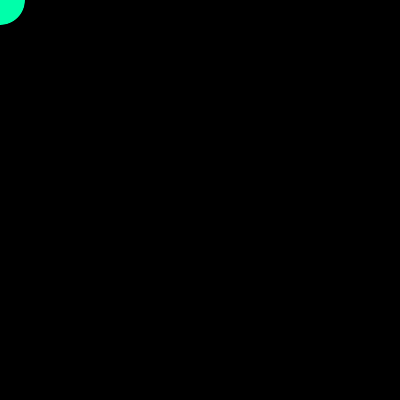
Frame 1 (no input)
Frame 60 (the mouse pressed at the canvas centre just before this capture): identical to frame 1, image omitted
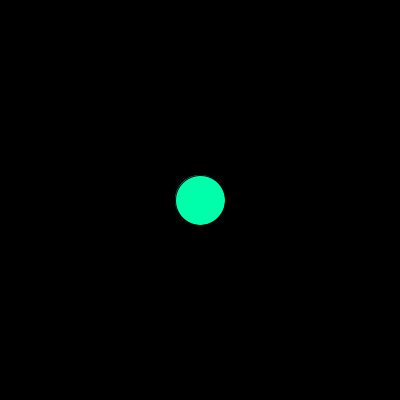
Frame 120 (the mouse held since frame 60 and released just before this capture)

The Processing sketch that drew these frames (run headless with seeded random() and noise(); from frame 60 on, the mouse is pressed at the canvas centre):

// Processing sketch: ElipseMouse
// ── ElipseMouse.pde
float xPos, yPos;
int colorEllipse;
void setup (){
  xPos=0;
  size (400,400);
  colorEllipse=#00FFAA;
}

void draw (){
  background(0);
  fill(colorEllipse);
  xPos=mouseX;
  yPos=mouseY;
  ellipse(xPos,yPos,50,50);
  //ellipse(xPos,yPos,5+xPos,5+yPos);
  //ellipse(400-xPos,400-yPos,5+xPos,5+yPos);
  
  
}
